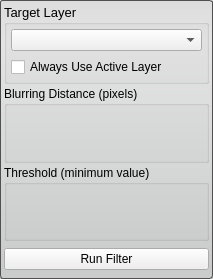
<?xml version="1.0" encoding="UTF-8"?>
<ui version="4.0">
 <class>CannyEdgeDetectionFilterInterface</class>
 <widget class="QWidget" name="CannyEdgeDetectionFilterInterface">
  <property name="geometry">
   <rect>
    <x>0</x>
    <y>0</y>
    <width>213</width>
    <height>279</height>
   </rect>
  </property>
  <property name="sizePolicy">
   <sizepolicy hsizetype="Preferred" vsizetype="Preferred">
    <horstretch>0</horstretch>
    <verstretch>0</verstretch>
   </sizepolicy>
  </property>
  <property name="minimumSize">
   <size>
    <width>213</width>
    <height>279</height>
   </size>
  </property>
  <property name="baseSize">
   <size>
    <width>650</width>
    <height>0</height>
   </size>
  </property>
  <property name="windowTitle">
   <string>Canny Edge Detection Filter</string>
  </property>
  <property name="styleSheet">
   <string notr="true">QWidget#CannyEdgeDetectionFilterInterface{
	border-radius: 3px;
	border: 1px solid rgb(80, 80, 80);
	background-color: qlineargradient(spread:pad, x1:0.5, y1:0, x2:0.5, y2:0.960227, stop:0 rgba(221, 221, 221, 255), stop:0.155779 rgba(228, 228, 228, 255), stop:1 rgba(202, 204, 204, 255));      
}</string>
  </property>
  <layout class="QVBoxLayout" name="verticalLayout">
   <property name="spacing">
    <number>2</number>
   </property>
   <property name="margin">
    <number>4</number>
   </property>
   <item>
    <layout class="QHBoxLayout" name="horizontalLayout_6">
     <item>
      <widget class="QGroupBox" name="target_groupbox_">
       <property name="font">
        <font>
         <pointsize>10</pointsize>
        </font>
       </property>
       <property name="title">
        <string>Target Layer</string>
       </property>
       <layout class="QVBoxLayout" name="verticalLayout_4">
        <property name="margin">
         <number>4</number>
        </property>
        <item>
         <widget class="QComboBox" name="target_layer_">
          <property name="sizePolicy">
           <sizepolicy hsizetype="Ignored" vsizetype="Fixed">
            <horstretch>0</horstretch>
            <verstretch>0</verstretch>
           </sizepolicy>
          </property>
         </widget>
        </item>
        <item>
         <widget class="QCheckBox" name="use_active_layer_">
          <property name="text">
           <string>Always Use Active Layer</string>
          </property>
         </widget>
        </item>
       </layout>
      </widget>
     </item>
    </layout>
   </item>
   <item>
    <layout class="QHBoxLayout" name="blurringdistanceHLayout_top">
     <item>
      <widget class="QGroupBox" name="groupBox">
       <property name="title">
        <string>Blurring Distance (pixels)</string>
       </property>
       <layout class="QHBoxLayout" name="horizontalLayout_2">
        <property name="margin">
         <number>4</number>
        </property>
        <item>
         <layout class="QHBoxLayout" name="blurringdistanceHLayout_bottom"/>
        </item>
       </layout>
      </widget>
     </item>
    </layout>
   </item>
   <item>
    <layout class="QHBoxLayout" name="thresholdHLayout_top">
     <item>
      <widget class="QGroupBox" name="groupBox_2">
       <property name="title">
        <string>Threshold (minimum value)</string>
       </property>
       <layout class="QHBoxLayout" name="horizontalLayout_3">
        <property name="margin">
         <number>4</number>
        </property>
        <item>
         <layout class="QHBoxLayout" name="thresholdHLayout_bottom"/>
        </item>
       </layout>
      </widget>
     </item>
    </layout>
   </item>
   <item>
    <widget class="QWidget" name="replaceRunWidget" native="true">
     <property name="minimumSize">
      <size>
       <width>0</width>
       <height>32</height>
      </size>
     </property>
     <property name="maximumSize">
      <size>
       <width>16777215</width>
       <height>32</height>
      </size>
     </property>
     <layout class="QHBoxLayout" name="horizontalLayout" stretch="1">
      <property name="spacing">
       <number>0</number>
      </property>
      <property name="margin">
       <number>0</number>
      </property>
      <item>
       <widget class="QPushButton" name="runFilterButton">
        <property name="text">
         <string>Run Filter</string>
        </property>
       </widget>
      </item>
     </layout>
    </widget>
   </item>
  </layout>
 </widget>
 <resources/>
 <connections/>
</ui>
